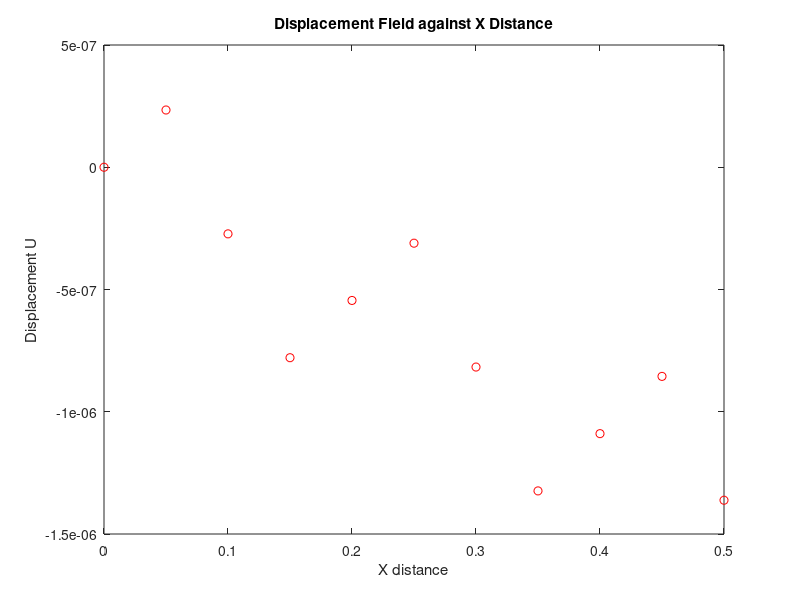

MATLAB code to generate this figure: (Note: this script raises an error after producing the figure.)
function Project_01_Linear_15

L=0.5;                                  % Rod Length %
Le=zeros(5,1);                          % Element Size Matrix %
d=zeros(5,1);                           % L2 Error Values Matrix %
e=zeros(5,1);                           % Energy Error Values Matrix %
nn=[11,41,161,641,2565];                % No. of nodes %
x=zeros(5,1);
y1=zeros(5,1);
y2=zeros(5,1);
for i=1:5
    Le(i)=L/(nn(i)-1);                  % Le = Element Length %
    [d(i),e(i)]=solve_fem(nn(i));       % Solves model for given set of values %
    x(i)=log10(Le(i));
    y1(i)=log10(d(i));
    y2(i)=log10(e(i));
end
plot(x,y1,'ro-');         % L2 Error Graph Plotting %
xlabel('Element Size');
ylabel('L2 Error');
title('Linear Element L2 Error');
figure;
plot(x,y2,'bo-');           % Energy Error Graph Plotting %
xlabel('Element Size');
ylabel('Energy Error');
title('Linear Element Energy Error');

Convergence_L2=(y1(4)-y1(3))/(x(4)-x(3))% Calculates rate of Convergence for displacement%
Convergence_EE=(y2(4)-y2(3))/(x(4)-x(3))% Calculates rate of Convergence for energy%

end

function [L2,EE]=solve_fem(nn)

% Inputs %
N=nn;
L=0.5;                         % Length of Al Rod %
Le=L/(N-1);                    % Calculation of Element Length %
% Connectivity and Nodes %
connect=[1:N-1;2:N];
nodes=[0:(L/(N-1)):L];

Ae=(pi/4)*0.01*0.01*70e9;      % Area * Elastic Modulus %

% Stiffness Matrix Calculation %
tic;                           % Time Start %
k=Ae/Le;                       % Individual Element Stiffness (N/m) %
K=zeros(N);
for i=2:N
    K(i,i-1)=(-1)*k;
    K(i-1,i)=(-1)*k;
    K(i,i)=2*k;
end
K(1,1)=k;
K(N,N)=k;
toc;                            % Time Stop %

% Apply Traction and Body Force %
tic;                            % Time Start %
f=zeros(N,1);
for c=connect
    Xe=nodes(c);
    le=Xe(2)-Xe(1);
for q=[-1,1]/sqrt(3)
    n=0.5*[1-q,1+q];
    x=n*Xe';
    f(c)=f(c)+n'*2000*(sin(10*pi*x))*(le/2);
end
end
f(N)=f(N)-((pi/4)*0.01*0.01*1000000);     % Traction Force %
f(1)=0;                                   % body force at x=0 %

% Boundary Conditions %
K(1,2)=0;                                 % Boundary Condition at x=0, u=0 %
K(2,1)=0;

% Solution %
u=zeros(N,1);
u=K\f;
toc;                                % Stop Time %

% Calculation of new node positions %
new_nodes=zeros(N,1);
for i=1:N
    new_nodes(i,1)=nodes(i)+u(i,1);
end  

% Plotting the Displacement Graphs %
figure;
plot(nodes,u,'ro');                % Plotting graph for Displacement Field %
xlabel('X distance');
ylabel('Displacement U');
title('Displacement Field against X Distance');
legend('Displacement Field',N);

% Elements lengths and strain calculations %

new_length=zeros(N-1,1);
for i=1:N-1
    new_length(i,1)=new_nodes(i+1,1)-new_nodes(i,1);
    strain(i,1)=((new_length(i,1)-Le)/Le);
end

% Plotting the Strain Graphs %
figure;
plot(nodes(1:N-1),strain(1:N-1),'b'); 
title('Strain Field against X Distance'); % Plotting Graphs for Strain %
legend('Strain Field FEM');
xlabel('X distance');
ylabel('Strain Value');

% Calculation of L2 and Energy Error Norm %

L2_error=0;
EE_error=0;
E=70e9;
A=(pi/4)*0.01*0.01;

for c=connect
    Xe=nodes(c);
    le=Xe(2)-Xe(1);
    w=[5/9 8/9 5/9];
    mm=1;
    for q=[-1,0,1]/sqrt(3/5)
        n=0.5*[1-q,1+q];              % Shape Function %
        B=(1/le)*[-1,1];              % Derivative of the Shape Function %
        x=n*Xe';
        u_h=n*u(c);
        strain_h=B*u(c);
        exact_u=((20*sin(10*pi*x))/(E*A*(pi^2))+(((200/(pi*A*E))-(1e6/E))*x));
        exact_strain=(((200*cos(10*pi*x))/(E*A*pi))+((200/(pi*A*E))-(1e6/E)));
        L2_error = L2_error + ((exact_u-u_h)^2)*(le/2)*w(mm);
        EE_error = EE_error + (0.5*70e9*(exact_strain-strain_h)^2)*(le/2)*w(mm);
        mm=mm+1;
    end
end

L2=sqrt(L2_error);
EE=sqrt(EE_error);

end
